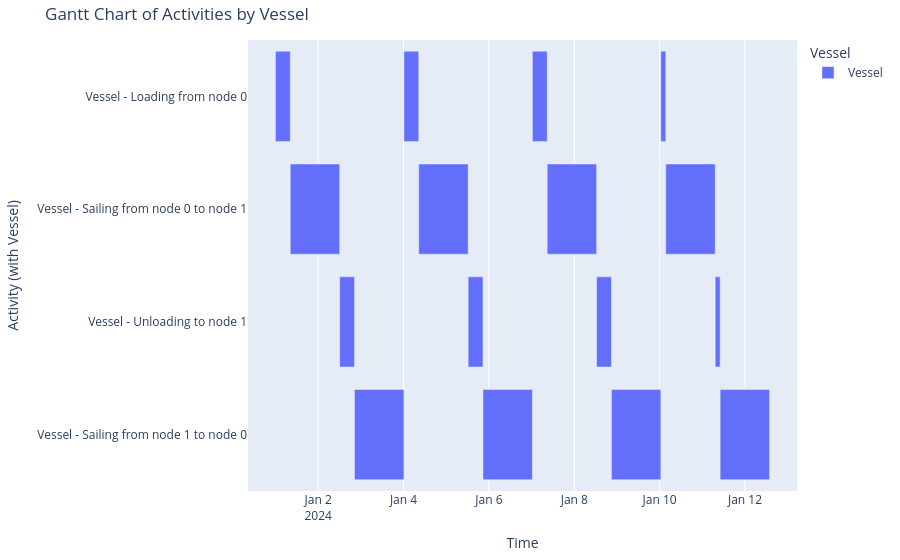

The notebook cell saved with this chart:
### Code cell
import plotly.express as px

# create a Gantt chart from the eventtable

# add vessel name to activity label
eventtable['activity label'] = eventtable['object name'] + ' - ' + eventtable['activity name']

# create the Gantt chart
fig = px.timeline(
    eventtable,
    x_start="start time",
    x_end="stop time",
    y="activity label",
    color="object name",
    title="Gantt chart of logged events"
)

# reverse the Y-axis to match Gantt chart style
fig.update_yaxes(autorange="reversed")

# customize layout
fig.update_layout(
    xaxis_title="Time",
    yaxis_title="Activity (with Vessel)",
    legend_title="Vessel",
    margin=dict(l=20, r=20, t=40, b=20)
)

# show the chart
fig.show()

### Figure 1 — Plotly figure (JSON) as saved in the notebook; plotly's stock layout.template omitted (floating-point values rounded to 4 significant figures)
{"data": [{"base": ["2024-01-01T00:00:00.000000000", "2024-01-01T08:20:00.000000000", "2024-01-02T12:06:40.000000000", "2024-01-02T20:26:40.000000000", "2024-01-04T00:13:20.000000000", "2024-01-04T08:33:20.000000000", "2024-01-05T12:20:00.000000000", "2024-01-05T20:40:00.000000000", "2024-01-07T00:26:40.000000000", "2024-01-07T08:46:40.000000000", "2024-01-08T12:33:20.000000000", "2024-01-08T20:53:20.000000000", "2024-01-10T00:40:00.000000000", "2024-01-10T03:26:40.000000000", "2024-01-11T07:13:20.000000000", "2024-01-11T10:00:00.000000000"], "hovertemplate": "object name=Vessel<br>start time=%{base}<br>stop time=%{x}<br>activity label=%{y}<extra></extra>", "legendgroup": "Vessel", "marker": {"color": "#636efa", "pattern": {"shape": ""}}, "name": "Vessel", "orientation": "h", "showlegend": true, "textposition": "auto", "type": "bar", "x": [30000000, 100000000, 30000000, 100000000, 30000000, 100000000, 30000000, 100000000, 30000000, 100000000, 30000000, 100000000, 10000000, 100000000, 10000000, 100000000], "xaxis": "x", "y": ["Vessel - Loading from node 0", "Vessel - Sailing from node 0 to node 1", "Vessel - Unloading to node 1", "Vessel - Sailing from node 1 to node 0", "Vessel - Loading from node 0", "Vessel - Sailing from node 0 to node 1", "Vessel - Unloading to node 1", "Vessel - Sailing from node 1 to node 0", "Vessel - Loading from node 0", "Vessel - Sailing from node 0 to node 1", "Vessel - Unloading to node 1", "Vessel - Sailing from node 1 to node 0", "Vessel - Loading from node 0", "Vessel - Sailing from node 0 to node 1", "Vessel - Unloading to node 1", "Vessel - Sailing from node 1 to node 0"], "yaxis": "y"}], "layout": {"barmode": "overlay", "legend": {"title": {"text": "Vessel"}, "tracegroupgap": 0}, "margin": {"b": 20, "l": 20, "r": 20, "t": 40}, "title": {"text": "Gantt Chart of Activities by Vessel"}, "xaxis": {"anchor": "y", "domain": [0, 1], "title": {"text": "Time"}, "type": "date"}, "yaxis": {"anchor": "x", "autorange": "reversed", "domain": [0, 1], "title": {"text": "Activity (with Vessel)"}}}}
